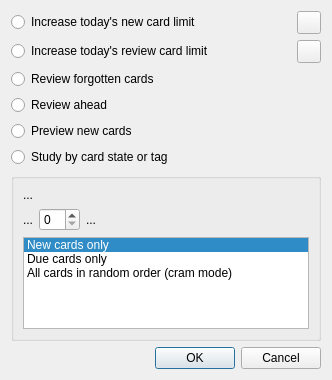
<?xml version="1.0" encoding="UTF-8"?>
<ui version="4.0">
 <class>Dialog</class>
 <widget class="QDialog" name="Dialog">
  <property name="geometry">
   <rect>
    <x>0</x>
    <y>0</y>
    <width>332</width>
    <height>380</height>
   </rect>
  </property>
  <property name="windowTitle">
   <string>Custom Study</string>
  </property>
  <layout class="QVBoxLayout" name="verticalLayout">
   <item>
    <layout class="QGridLayout" name="gridLayout">
     <item row="0" column="0">
      <widget class="QRadioButton" name="radio1">
       <property name="text">
        <string>Increase today's new card limit</string>
       </property>
      </widget>
     </item>
     <item row="0" column="1">
      <widget class="QToolButton" name="tbResetExtendNew">
       <property name="toolTip">
        <string>Reset new card limit to default</string>
       </property>
       <property name="text">
        <string/>
       </property>
       <property name="icon">
        <iconset resource="icons.qrc">
         <normaloff>:/icons/edit-undo.png</normaloff>:/icons/edit-undo.png</iconset>
       </property>
      </widget>
     </item>
     <item row="1" column="0">
      <widget class="QRadioButton" name="radio2">
       <property name="text">
        <string>Increase today's review card limit</string>
       </property>
      </widget>
     </item>
     <item row="1" column="1">
      <widget class="QToolButton" name="tbResetExtendRev">
       <property name="toolTip">
        <string>Reset review limit to default</string>
       </property>
       <property name="text">
        <string/>
       </property>
       <property name="icon">
        <iconset resource="icons.qrc">
         <normaloff>:/icons/edit-undo.png</normaloff>:/icons/edit-undo.png</iconset>
       </property>
      </widget>
     </item>
     <item row="2" column="0">
      <widget class="QRadioButton" name="radio3">
       <property name="text">
        <string>Review forgotten cards</string>
       </property>
      </widget>
     </item>
     <item row="3" column="0">
      <widget class="QRadioButton" name="radio4">
       <property name="text">
        <string>Review ahead</string>
       </property>
      </widget>
     </item>
     <item row="4" column="0">
      <widget class="QRadioButton" name="radio5">
       <property name="text">
        <string>Preview new cards</string>
       </property>
      </widget>
     </item>
     <item row="5" column="0">
      <widget class="QRadioButton" name="radio6">
       <property name="text">
        <string>Study by card state or tag</string>
       </property>
      </widget>
     </item>
    </layout>
   </item>
   <item>
    <widget class="QGroupBox" name="groupBox">
     <property name="title">
      <string/>
     </property>
     <layout class="QVBoxLayout" name="verticalLayout_2">
      <item>
       <widget class="QLabel" name="title">
        <property name="text">
         <string>...</string>
        </property>
       </widget>
      </item>
      <item>
       <layout class="QHBoxLayout" name="horizontalLayout">
        <item>
         <widget class="QLabel" name="preSpin">
          <property name="text">
           <string>...</string>
          </property>
         </widget>
        </item>
        <item>
         <widget class="QSpinBox" name="spin"/>
        </item>
        <item>
         <widget class="QLabel" name="postSpin">
          <property name="text">
           <string>...</string>
          </property>
         </widget>
        </item>
        <item>
         <spacer name="horizontalSpacer_2">
          <property name="orientation">
           <enum>Qt::Horizontal</enum>
          </property>
          <property name="sizeHint" stdset="0">
           <size>
            <width>40</width>
            <height>20</height>
           </size>
          </property>
         </spacer>
        </item>
       </layout>
      </item>
      <item>
       <widget class="QListWidget" name="cardType">
        <property name="currentRow">
         <number>0</number>
        </property>
        <item>
         <property name="text">
          <string>New cards only</string>
         </property>
        </item>
        <item>
         <property name="text">
          <string>Due cards only</string>
         </property>
        </item>
        <item>
         <property name="text">
          <string>All cards in random order (cram mode)</string>
         </property>
        </item>
       </widget>
      </item>
     </layout>
    </widget>
   </item>
   <item>
    <spacer name="verticalSpacer_2">
     <property name="orientation">
      <enum>Qt::Vertical</enum>
     </property>
     <property name="sizeHint" stdset="0">
      <size>
       <width>20</width>
       <height>40</height>
      </size>
     </property>
    </spacer>
   </item>
   <item>
    <widget class="QDialogButtonBox" name="buttonBox">
     <property name="orientation">
      <enum>Qt::Horizontal</enum>
     </property>
     <property name="standardButtons">
      <set>QDialogButtonBox::Cancel|QDialogButtonBox::Ok</set>
     </property>
    </widget>
   </item>
  </layout>
 </widget>
 <tabstops>
  <tabstop>radio1</tabstop>
  <tabstop>radio2</tabstop>
  <tabstop>radio3</tabstop>
  <tabstop>radio4</tabstop>
  <tabstop>radio6</tabstop>
  <tabstop>spin</tabstop>
  <tabstop>buttonBox</tabstop>
 </tabstops>
 <resources>
  <include location="icons.qrc"/>
 </resources>
 <connections>
  <connection>
   <sender>buttonBox</sender>
   <signal>accepted()</signal>
   <receiver>Dialog</receiver>
   <slot>accept()</slot>
   <hints>
    <hint type="sourcelabel">
     <x>248</x>
     <y>254</y>
    </hint>
    <hint type="destinationlabel">
     <x>157</x>
     <y>274</y>
    </hint>
   </hints>
  </connection>
  <connection>
   <sender>buttonBox</sender>
   <signal>rejected()</signal>
   <receiver>Dialog</receiver>
   <slot>reject()</slot>
   <hints>
    <hint type="sourcelabel">
     <x>316</x>
     <y>260</y>
    </hint>
    <hint type="destinationlabel">
     <x>286</x>
     <y>274</y>
    </hint>
   </hints>
  </connection>
 </connections>
</ui>
